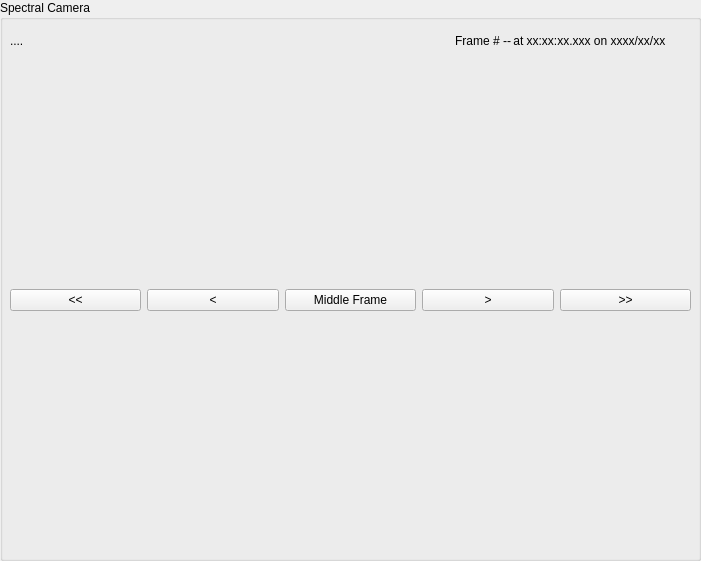
   <widget class="QGroupBox" name="groupBox_2">
    <property name="geometry">
     <rect>
      <x>720</x>
      <y>379</y>
      <width>701</width>
      <height>561</height>
     </rect>
    </property>
    <property name="title">
     <string>Spectral Camera</string>
    </property>
    <widget class="QWidget" name="verticalLayoutWidget_3">
     <property name="geometry">
      <rect>
       <x>10</x>
       <y>50</y>
       <width>681</width>
       <height>501</height>
      </rect>
     </property>
     <layout class="QVBoxLayout" name="verticalLayout_7">
      <item>
       <layout class="QHBoxLayout" name="horizontalLayout_13">
        <item>
         <widget class="QPushButton" name="BackFiveSpectral_button">
          <property name="text">
           <string>&lt;&lt;</string>
          </property>
         </widget>
        </item>
        <item>
         <widget class="QPushButton" name="LastSpectral_button">
          <property name="text">
           <string>&lt;</string>
          </property>
         </widget>
        </item>
        <item>
         <widget class="QPushButton" name="pushButton_3">
          <property name="text">
           <string>Middle Frame</string>
          </property>
         </widget>
        </item>
        <item>
         <widget class="QPushButton" name="NextSpectral_button">
          <property name="text">
           <string>&gt;</string>
          </property>
         </widget>
        </item>
        <item>
         <widget class="QPushButton" name="ForwardFiveSpectral_button">
          <property name="text">
           <string>&gt;&gt;</string>
          </property>
         </widget>
        </item>
       </layout>
      </item>
      <item>
       <layout class="QGridLayout" name="Spectral_layout"/>
      </item>
     </layout>
    </widget>
    <widget class="QLabel" name="SpectralFileName_label">
     <property name="geometry">
      <rect>
       <x>10</x>
       <y>30</y>
       <width>251</width>
       <height>21</height>
      </rect>
     </property>
     <property name="layoutDirection">
      <enum>Qt::LeftToRight</enum>
     </property>
     <property name="text">
      <string>....</string>
     </property>
     <property name="alignment">
      <set>Qt::AlignLeading|Qt::AlignLeft|Qt::AlignVCenter</set>
     </property>
    </widget>
    <widget class="QLabel" name="SpectralTime_label">
     <property name="geometry">
      <rect>
       <x>510</x>
       <y>30</y>
       <width>181</width>
       <height>21</height>
      </rect>
     </property>
     <property name="text">
      <string> at xx:xx:xx.xxx on xxxx/xx/xx</string>
     </property>
    </widget>
    <widget class="QLabel" name="SpectralFrame_label">
     <property name="geometry">
      <rect>
       <x>430</x>
       <y>30</y>
       <width>81</width>
       <height>21</height>
      </rect>
     </property>
     <property name="text">
      <string>Frame # --</string>
     </property>
     <property name="alignment">
      <set>Qt::AlignRight|Qt::AlignTrailing|Qt::AlignVCenter</set>
     </property>
    </widget>
   </widget>
